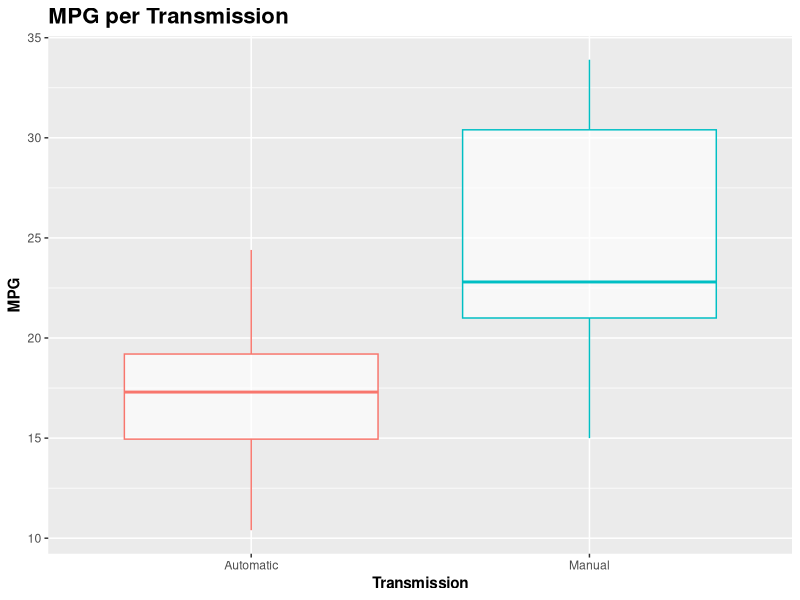

The R source for this figure: (Note: this script raises an error after producing the figure.)
library(ggplot2)
library(gridExtra)
library(ggfortify)

#############################################################
## Load the dataset and discuss the structure and attributes
#############################################################

### Note: this includes the executive summary ###

## Load the dataset
data(mtcars)

## Rename dataset columns in order to improve readability
names(mtcars) <- c(
  "MPG"
  ,"Cylinders"
  ,"Displacement"
  ,"Horsepower"
  ,"RearAxleRatio"
  ,"Weight"
  ,"QuarterMileTime"
  ,"VS"
  ,"Transmission"
  ,"NumForwardGears"
  ,"NumCarburetors"
)

## Convert transmission value to string literals
mtcars$Transmission[mtcars$Transmission == 0] <- "Automatic"
mtcars$Transmission[mtcars$Transmission == 1] <- "Manual"

## Convert cylinders, transmission, V/S, forward gears, and carburetors to factors
mtcars$Cylinders <- as.factor(mtcars$Cylinders)
mtcars$Transmission <- as.factor(mtcars$Transmission)
mtcars$VS <- as.factor(mtcars$VS)
mtcars$NumForwardGears <- as.factor(mtcars$NumForwardGears)
mtcars$NumCarburetors <- as.factor(mtcars$NumCarburetors)

############################
## Exploratory Data Analysis
############################

## Print out the dataset variables
names(mtcars)

## Take a look at the data set structure
str(mtcars)

## Print overview of data
summary(mtcars)

######################################
## Transmission effect on Fuel Economy
######################################

### Note: this answers the question of manual being better than automatic for MPG ###

### Note the hypothesis:
### Null Hypothesis: no MPG difference between automatic and manual
### Alt Hypothesis: difference between automatic and manual

## Display box plot to get an idea of automatic vs manual range
ggplot(mtcars, aes(Transmission, MPG)) +
  geom_boxplot(alpha=I(2/3), aes(color=Transmission)) +
  labs(
    title = "MPG per Transmission") +
  theme(plot.title = element_text(face = "bold", size = 16, vjust = 1),
        axis.title.x = element_text(face = "bold"),
        axis.title.y = element_text(face = "bold"),
        legend.position = "none")

## Run Welch two-sample t-test on MPG for the two transmission types at 95% CI
t.test(MPG ~ Transmission, mtcars, conf.level = 0.95, var.equal = FALSE, paired = FALSE)

### Note: Reject null

###############################################################
## Quantifying Differential Transmission effect on Fuel Economy
###############################################################

### Note: this answers the question of quantifying the difference between the two ###

### Note:
### Null hypothesis: transmission type solely responsible for fuel efficiency
### Alt hypothesis: confounders exist that contribute as much or more than transmission type

## Perform linear regression with all variables
full.model <- lm(MPG ~ ., mtcars)

## Run stepwise regression (i.e. selection in both directions) 
## to select best explanatory variables
stepwise.selected.best.model <- step(full.model, direction = "both")
summary(stepwise.selected.best.model)

### Note the following:
### 1. Presence of additional variables and P-value indicates 
###    a highly significant result in favor of the alternative hypothesis.
### 2. Some variables are more significant explanatory variables than others
###    (6 cylinder and horsepower 95% CI, weight 99% CI)
### 3. Adjusted R^2 indicates this model explains more than 84% of variability.

## Perform stepwise regression on model including transmission 
## as the only explanatory variable
transmission.model <- lm(MPG ~ Transmission, mtcars)
stepwise.selected.transmission <- summary(step(transmission.model, direction = "both"))

## Run analysis of variance on the two candidate models
anova(transmission.model, stepwise.selected.best.model)

### Note: the residual sum of squares is much lower for the model including
### the engine displacement, horsepower, weight, and transmission (as opposed
### to the one with just the transmission), indicating a better fit.  Moreover,
### there's a highly significant p-value (p < 0.01 at 99% CI), so the null 
### hypothesis that fuel economy is wholly explained by transmission can be 
### confidently rejected.

## Generate the residual and diagnostic plots
autoplot(stepwise.selected.best.model)

### Note: the residuals vs. fitted plot indicates some level of homoscedasticity in the lack
### of correlation between residuals and fitted values.

### Note: the Q-Q plot depicts a tight fit of the standardized residuals to the normal line,
### indicating a roughly normal distribution of residuals.

### Note: the scale-location plot depicts a loess curve that slopes downward, and then
### relatively steeply upward. This would seem to indicate a less than ideal uniformity
### between variances.

### Note: the residuals vs. leverage indicates that the distribution of leverage vs. residuals
### is fairly well-balanced; however, the bulk of the data resides in the downard sloping
### portion of the line, indicating overall high leverage and low residual.

#############
## Conclusion
#############

## 1. Motor Trend can be reasonably assured that overall, cars with manual transmissions will
##    have better fuel economy than cars with automatic transmissions if all other factors are
##    held constant.
## 2. Transmission is not the only variable that has an effect on fuel economy, nor is its
##    effect the most pronounced.  In addition to transmission, greater mass, 
##    more horsepower, and larger engine sizes are all inversely related to fuel economy.
